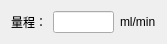
   <widget class="QWidget" name="layoutWidget_2">
    <property name="geometry">
     <rect>
      <x>40</x>
      <y>110</y>
      <width>167</width>
      <height>41</height>
     </rect>
    </property>
    <layout class="QGridLayout" name="gridLayout_28">
     <item row="1" column="2">
      <widget class="QLineEdit" name="leFlowSpeed_SensorSpan">
       <property name="enabled">
        <bool>true</bool>
       </property>
       <property name="readOnly">
        <bool>true</bool>
       </property>
      </widget>
     </item>
     <item row="1" column="3">
      <widget class="QLabel" name="label_14">
       <property name="text">
        <string>ml/min</string>
       </property>
      </widget>
     </item>
     <item row="0" column="2">
      <spacer name="verticalSpacer_53">
       <property name="orientation">
        <enum>Qt::Vertical</enum>
       </property>
       <property name="sizeHint" stdset="0">
        <size>
         <width>20</width>
         <height>40</height>
        </size>
       </property>
      </spacer>
     </item>
     <item row="2" column="2">
      <spacer name="verticalSpacer_54">
       <property name="orientation">
        <enum>Qt::Vertical</enum>
       </property>
       <property name="sizeHint" stdset="0">
        <size>
         <width>20</width>
         <height>40</height>
        </size>
       </property>
      </spacer>
     </item>
     <item row="1" column="1">
      <spacer name="horizontalSpacer_33">
       <property name="orientation">
        <enum>Qt::Horizontal</enum>
       </property>
       <property name="sizeHint" stdset="0">
        <size>
         <width>40</width>
         <height>20</height>
        </size>
       </property>
      </spacer>
     </item>
     <item row="1" column="0">
      <widget class="QLabel" name="lbC_2">
       <property name="text">
        <string>量程：</string>
       </property>
      </widget>
     </item>
    </layout>
   </widget>
